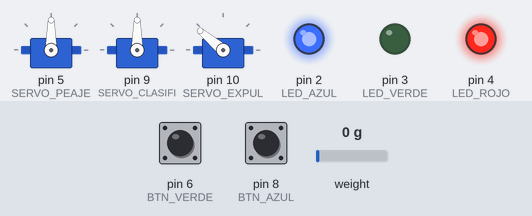
The program below on a simulated Arduino Uno, built with avr-gcc and run on an emulated ATmega328P. Shown: 3 × servo, output pins drawn as LEDs (lit = HIGH). Dashed ring = blinking. The inputs (shaded band) are chosen by the test bench; at power-on: pin 8 (BTN_AZUL) HIGH, pin 6 (BTN_VERDE) HIGH, weight on the scale 0 g. What the program prints to the serial monitor is not drawn.

Above: at 1.9 s.
2.0 s: pin 8 (BTN_AZUL) pulled LOW for 0.15 s
At 2.3 s:
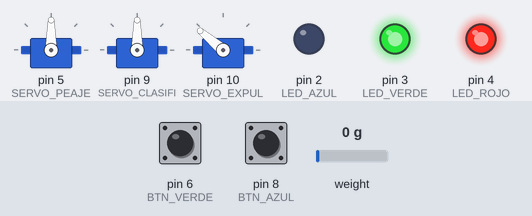
At 4.46 s:
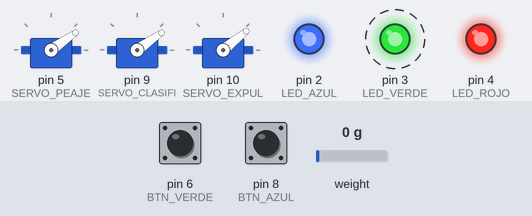
5.5 s: pin 6 (BTN_VERDE) pulled LOW for 1 s
At 5.78 s:
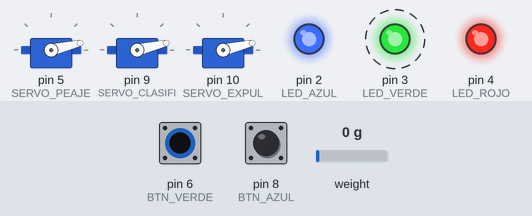
9.0 s: pin 6 (BTN_VERDE) pulled LOW for 3.2 s
13.8 s: pin 6 (BTN_VERDE) pulled LOW for 3.2 s
19.0 s: pin 6 (BTN_VERDE) pulled LOW for 1 s
Timing chart, 0 to 23.5 s (numbered marks = the images above; inputs shaded):
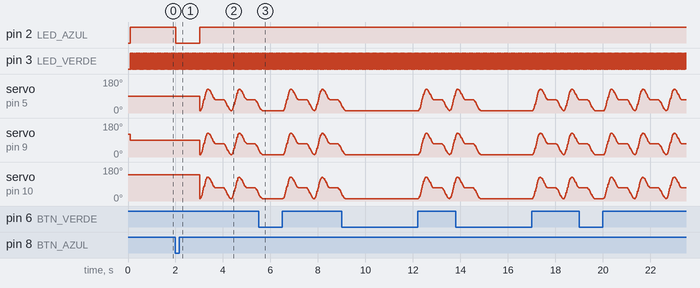

Measured:
- by itself, pin 3 (LED_VERDE): alternates HIGH for 0.02 s and LOW for 0.02 s

The program:

main.cpp
```cpp
/*                                 ______________
                        Reset   -|1             28|-   Analog_5
      RX: PC/WIFI       Pin_0   -|2      A      27|-   Analog_4
      TX: PC/WIFI       Pin_1   -|3      T      26|-   Analog_3
      LED_AZUL          Pin_2   -|4      M      25|-   Analog_2
      LED_VERDE         Pin_3   -|5      E      24|-   Analog_1
      LED_ROJO          Pin_4   -|6      G      23|-   Analog_0
                        VCC     -|7      A      22|-   GND
                        GND     -|8      3      21|-   AREF
                        CR_16MHz-|9      2      20|-   AVCC
                        CR_16MHz-|10     8      19|-   Pin_13      SCK
      SERVO_PEAJE       Pin_5   -|11     A      18|-   Pin_12      MISO
      BTN-VERDE         Pin_6   -|12            17|-   Pin_11      MOSI
      BTN_ROJO          Pin_7   -|13            16|-   Pin_10      SERVO_EXPULSION
      BTN_AZUL          Pin_8   -|14____________15|-   Pin_9       SERVO_CLASIFICADOR

   Motor mecanismo de admisión huevo a huevo ->    motor peaje
	Motor mecanismo de rotación vertical      ->    motor clasificador
	Motor mecanismo de expulsión de huevo     ->    micromotor

*/
// dar privilegios al conversor Serial
// sudo chmod ugo+x+r+w /dev/ttyUSB0
#include <Arduino.h>
// #include <Servo.h>

//Funciones externas
#include "leds_btns.cpp"
#include "celda.cpp"
#include "servos.cpp"

// Categoria de huevos:
const unsigned char a = 24 ;
const unsigned char aa = 35 ;
const unsigned char b = 40 ;
const unsigned char bb = 50 ;
// tolerancia: +-
const unsigned char tol = 5;

boolean servo_run() ;
unsigned char categoria(float value);
void timerTwoSetup();
boolean value = false;
unsigned int countTimerTwo = 0;
unsigned long t = 0;


void setup() {

   // leds:
   pinMode( LED_AZUL,   OUTPUT );
   pinMode( LED_VERDE,  OUTPUT );
   pinMode( LED_ROJO,   OUTPUT );

   // botones:
   pinMode( BTN_AZUL,   INPUT ) ;
   pinMode( BTN_VERDE,  INPUT ) ;
   pinMode( BTN_ROJO,   INPUT ) ;
   digitalWrite( BTN_AZUL, HIGH ) ;
   digitalWrite( BTN_VERDE, HIGH ) ;
   digitalWrite( BTN_ROJO, HIGH ) ;

   // Serial:
   Serial.begin(115200);
   Serial.println("FirmWare With Servo motor");

   // Servos:
   SERVO_PEAJE.attach   ( 5, 300, 3000 ) ; // ( pin, min_ms, max_ms)
   SERVO_CLASIFI.attach ( 9, 300, 3000 ) ;
   SERVO_EXPUL.attach   ( 10, 300, 3000) ;
   SERVO_PEAJE.write( POS_PEAJE_ON ) ;
   SERVO_CLASIFI.write( POS_CLASIFI_ON ) ;
   SERVO_EXPUL.write ( POS_EXPUL_ON ) ;

   // Celda de carga:
   pinMode( LOADCELL_SCK_PIN, OUTPUT );
   pinMode( LOADCELL_DOUT_PIN, INPUT );

   // Iniciar sensor
   bascula.begin( LOADCELL_DOUT_PIN, LOADCELL_SCK_PIN );

   //variables:
   delay( 100 ) ;
   digitalWrite( LED_AZUL, HIGH ) ;
   digitalWrite( LED_VERDE, HIGH ) ;
   digitalWrite( LED_ROJO, HIGH ) ;


   // Configuración de TIMER2
   timerTwoSetup();

   //calibracion de la celda
   //motor clasificador a 90°:
   SERVO_CLASIFI.write(90) ;
   calibrarCelda() ;
}

void loop() {
   // put your main code here, to run repeatedly:

   // test_leds_btns() ;
   // test_celda();
   // test_servo();


   // Rutina principal
   float value_celda = 0 ;

   // Espera hasta que se oprima el boton verde
   Serial.println("En espera del boton verde");
   while( readBtn( BTN_VERDE, LOW ) ){
      Serial.println("En espera...");
   }

   //Inicio de la rutina de trabajo:
   unsigned char cat = 0 ;

   // carga huevo a la celda:
   Serial.println("Carga del ciclo 1") ;
   CICLOS_PEAJE = 1 ; //Se da comienzo al movimiento.
   CICLOS_EXPUL = 1 ;
   CICLOS_CLASIFI = 1 ;
   while( servo_run() ){
      delay(8);
   }

   // carga huevo a la celda:
   Serial.println("Carga del ciclo 2") ;
   CICLOS_PEAJE = 2 ; //Se da comienzo al movimiento.
   CICLOS_EXPUL = 2 ;
   CICLOS_CLASIFI = 2 ;
   while( servo_run() ){
      delay(8);
   }

   // carga huevo a la celda:
   Serial.println("Carga del ciclo 3") ;
   CICLOS_PEAJE = 3 ; //Se da comienzo al movimiento.
   CICLOS_EXPUL = 3 ;
   CICLOS_CLASIFI = 3 ;
   int m = millis() ;
   value_celda = bascula.get_units(3) ; // Tres lecturas
   Serial.print( millis()-m );
   while( servo_run() ){
      delay(8);
   }

   // // espera a terminar el movimiento
   // Serial.println("ciclo 1") ;

   // delay(500); // Espera para estabilizacion del huevo.
   // Serial.println("Inicio medida") ;
   // value_celda = bascula.get_units(3) ; // Tres lecturas
   // cat = categoria( value_celda ) ; // definicion de categoria

   // // carga huevo al clasificador
   // Serial.println("Carga del ciclo 3");
   // CICLOS_PEAJE = 2 ; //Se da comienzo al movimiento.
   // while( CICLOS_PEAJE > 0 ){
   //    Serial.print("");
   // }
   // Serial.println("ciclo 2");

   // Serial.println("Carga del ciclo 3");
   // CICLOS_PEAJE = 3 ; //Se da comienzo al movimiento.
   // while( CICLOS_PEAJE > 0 ){
   //    Serial.print("");
   // }
   // Serial.println("ciclo 3");

}

ISR(TIMER2_COMPA_vect){
   // countTimerTwo = countTimerTwo + 1 ;
   // if( countTimerTwo == 30 ){
      //digitalWrite(ledPin, digitalRead(ledPin) ^ 1);   //invierte estado del LED con XOR
      // countTimerTwo = 0 ;
      Serial.println(millis()-t);
      t = millis();
      value = !value;
      digitalWrite( LED_VERDE, value ) ;
   // }
}

void timerTwoSetup(){
  // Configuración de TIMER2
  TCCR2A = 0;                // El registro de control A queda todo en 0
  TCCR2B = 0;                //limpia registrador
  TCNT2  = 0;                //Inicializa el temporizador
  OCR2A = 0xF9;            // carga el registrador de comparación: 16MHz/1024/62.5Hz -1 = 249 = 0xF9
  TCCR2B |= (1 << WGM12)|(1<<CS22)|(1 << CS21)|(1 << CS20);   // modo CTC: WGM12, prescaler de 1024: CS22 = 1, CS21 = 1 y CS20 = 1
  TIMSK2 |= (1 << OCIE2A);  // habilita interrupción por igualdad de comparación
}

unsigned char categoria(float value){

   unsigned char return_value = 0 ;

   if( value >= a + tol || value >= a - tol ){
      return return_value = 1 ;
   }

   if( value >= aa + tol || value >= aa - tol ){
      return return_value = 2 ;
   }

   if( value >= b + tol || value >= b - tol ){
      return return_value = 3 ;
   }

   if( value >= bb + tol || value >= b - tol ){
      return return_value = 4 ;
   }

   return 0 ;
}

boolean servo_run(){
   // administracion de ciclos del motor clasificador
   boolean flag_mov = false ;
   Serial.println(" ") ;

   if( CICLOS_CLASIFI != 0 ){
      flag_mov = true ;
      Serial.print("clasificador ");
      switch ( CICLOS_CLASIFI ){
         case 1:
            if( INDEX_CLASIFI <  SIZE_CICLO_CLASIFI_1-1 ){
               SERVO_CLASIFI.writeMicroseconds( CICLO_CLASIFI_1[INDEX_CLASIFI] ) ;
               INDEX_CLASIFI = INDEX_CLASIFI + 1 ;
            }else{
               CICLOS_CLASIFI = 0 ;
               INDEX_CLASIFI = 0;
            }
            break;
         case 2:
            if( INDEX_CLASIFI <  SIZE_CICLO_CLASIFI_2 - 1 ){
               SERVO_CLASIFI.writeMicroseconds( CICLO_CLASIFI_2[INDEX_CLASIFI] ) ;
               INDEX_CLASIFI = INDEX_CLASIFI + 1 ;
            }else{
               CICLOS_CLASIFI = 0 ;
               INDEX_CLASIFI = 0;
            }
            break;
         case 3:
            if( INDEX_CLASIFI <  SIZE_CICLO_CLASIFI_3 - 1 ){
               SERVO_CLASIFI.writeMicroseconds( CICLO_CLASIFI_3[INDEX_CLASIFI] ) ;
               INDEX_CLASIFI = INDEX_CLASIFI + 1 ;
            }else{
               CICLOS_CLASIFI = 0 ;
               INDEX_CLASIFI = 0;
            }
            break;
         default:
            break;
         }
   }

   // administracion de ciclos del motor de expulsion
   if( CICLOS_EXPUL !=0 ){
      flag_mov = true ;
      Serial.print("expulsor ");
      switch ( CICLOS_EXPUL ){
         case 1:
            if( INDEX_EXPUL <  SIZE_CICLO_EXPUL_1 - 1 ){
               INDEX_EXPUL = INDEX_EXPUL + 1 ;
               SERVO_EXPUL.writeMicroseconds( CICLO_EXPUL_1[INDEX_EXPUL] ) ;
            }else{
               CICLOS_EXPUL = 0 ;
               INDEX_EXPUL = 0;
            }
            break;
         case 2:
            if( INDEX_EXPUL <  SIZE_CICLO_EXPUL_2 - 1 ){
               INDEX_EXPUL = INDEX_EXPUL + 1 ;
               SERVO_EXPUL.writeMicroseconds( CICLO_EXPUL_2[INDEX_EXPUL] ) ;
            }else{
               CICLOS_EXPUL = 0 ;
               INDEX_EXPUL = 0;
            }
            break;
         case 3:
            if( INDEX_EXPUL <  SIZE_CICLO_EXPUL_3 - 1 ){
               INDEX_EXPUL = INDEX_EXPUL + 1 ;
               SERVO_EXPUL.writeMicroseconds( CICLO_EXPUL_3[INDEX_EXPUL] ) ;
            }else{
               CICLOS_EXPUL = 0 ;
               INDEX_EXPUL = 0;
            }
            break;
         default:
            break;
         }
   }

  // administracion de ciclos del motor de peaje
   if( CICLOS_PEAJE !=0 ){
      flag_mov = true ;
      Serial.print("peaje ");
      switch ( CICLOS_PEAJE ){
         case 1:
            if( INDEX_PEAJE < SIZE_CICLO_PEAJE_1 - 1 ){
               SERVO_PEAJE.writeMicroseconds( CICLO_PEAJE_1[INDEX_PEAJE] ) ;
               INDEX_PEAJE = INDEX_PEAJE + 1 ;
            }else{
               CICLOS_PEAJE = 0 ;
               INDEX_PEAJE = 0;
            }
            break;
         case 2:
            if( INDEX_PEAJE <  SIZE_CICLO_PEAJE_2 - 1 ){
               SERVO_PEAJE.writeMicroseconds( CICLO_PEAJE_2[INDEX_PEAJE] ) ;
               INDEX_PEAJE = INDEX_PEAJE + 1 ;
            }else{
               CICLOS_PEAJE = 0 ;
               INDEX_PEAJE = 0;
            }
            break;
         case 3:
            if( INDEX_PEAJE <  SIZE_CICLO_PEAJE_3 - 1 ){
               SERVO_PEAJE.writeMicroseconds( CICLO_PEAJE_3[INDEX_PEAJE] ) ;
               INDEX_PEAJE = INDEX_PEAJE + 1 ;
            }else{
               CICLOS_PEAJE = 0 ;
               INDEX_PEAJE = 0;
            }
            break;
         default:
            break;
      }
   }

   return flag_mov ;
}
```

celda.cpp
```cpp
// Rutina para calibrar la celda según una masa conocida
#include <Arduino.h>
#include <HX711.h>


   // HX711 circuit wiring
   const int LOADCELL_SCK_PIN    = 13 ;
   const int LOADCELL_DOUT_PIN   = 12 ;
   HX711 bascula;
   const int masa_patron = 22 ;

   void calibrarCelda(){
      // How to calibrate your load cell:
      // 1. Call `set_scale()` with no parameter.
      // 2. Call `tare()` with no parameter.
      // 3. Place a known weight on the scale and call `get_units(10)`.
      // 4. Divide the result in step 3 to your known weight. You should
      //    get about the parameter you need to pass to `set_scale()`.
      // 5. Adjust the parameter in step 4 until you get an accurate reading.


      Serial.println( "Calibracion: set_scale()..." ) ;
      bascula.set_scale();
      Serial.println( "Calibracion: tare()..." );
      bascula.tare();

      unsigned int delay_200m = millis() ;
      boolean stateLed = HIGH ;
      digitalWrite( LED_AZUL, stateLed ) ;
      while( !readBtn( BTN_AZUL, HIGH ) ) {
         if( millis() > (delay_200m + 200) ){
            stateLed = !stateLed;
            digitalWrite( LED_AZUL, stateLed ) ;
            delay_200m = millis() ;
         }
      }
      digitalWrite( LED_AZUL, LOW ) ;


      float value = bascula.get_units(10) ;
      Serial.println( "*****" );
      Serial.print("value:");
      Serial.println( value );

      value = value/masa_patron ;
      Serial.print("value/22:" );
      Serial.println( value );
      bascula.set_scale( value ) ;

      // while( true ){
      //    value = bascula.get_units(10); // Promedio de 10 lecturas
      //    Serial.print("Lectura:");
      //    Serial.println( value );
      //    if( value >= (masa_patron - 2 ) && value <= (masa_patron + 2 )){
      //       break ;
      //    }
      // }

      Serial.println( "Configuracion terminada." );
      digitalWrite( LED_ROJO, HIGH ) ;
      digitalWrite( LED_VERDE, HIGH ) ;
      digitalWrite( LED_AZUL, HIGH ) ;
   }

   void test_celda(){
      float value = bascula.get_units(3); // Tres lecturas
      Serial.print( "Peso:" ) ;
      Serial.println( value ) ;
   }
```

leds_btns.cpp
```cpp
#include <Arduino.h>


   // LED y botones
   #define LED_AZUL   2
   #define LED_VERDE  3
   #define LED_ROJO   4
   #define BTN_AZUL  8
   #define BTN_VERDE 6
   #define BTN_ROJO  7


   // Rutina para leer los botones, según el botón con el estado
   // en coincidencia con stateActive se prende el LED correspodiente.
   // La funcion retorna el valor del boton que fue oprimido una vez
   // este es liberado por el usuario.
   boolean readBtn( int btn, int stateActive){

      boolean valueReturn = false ;
      int valueBTN = digitalRead( btn );

      if ( valueBTN == stateActive ) {

         switch ( btn ) {
            case BTN_AZUL:
               digitalWrite( LED_AZUL, HIGH );
               valueReturn = true ;
               Serial.println("Boton azul oprimido");
               Serial.println(" ");
               break ;
            case BTN_VERDE:
               digitalWrite( LED_VERDE, HIGH );
               valueReturn = true ;
               Serial.println("Boton verde oprimido");
               Serial.println(" ");
               break ;
            case BTN_ROJO:
               digitalWrite( LED_ROJO, HIGH );
               valueReturn = true ;
               Serial.println("Boton rojo oprimido");
               Serial.println(" ");
               break ;
            default:
               valueReturn = 0 ;
               break ;
         }


         while( valueBTN == stateActive ){
            valueBTN = digitalRead( btn ) ;
            delay( 10 ) ;
         }
      }

      return valueReturn ;
   }

void test_leds_btns(){
   // test led y botones
   if( readBtn( BTN_AZUL, HIGH )  ){
      digitalWrite( LED_AZUL, LOW );
      Serial.println("Led azul");
   }

   if( readBtn( BTN_VERDE, HIGH )  ){
      digitalWrite( LED_VERDE, LOW );
      Serial.println("Led verde");
   }

   if( readBtn( BTN_ROJO, HIGH )  ){
      digitalWrite( LED_ROJO, LOW );
      Serial.println("Led rojo");
   }

}
```

servos.cpp
```cpp
#include <Arduino.h>
#include <Servo.h>

// Servos:
Servo SERVO_PEAJE ;
Servo SERVO_CLASIFI ;
Servo SERVO_EXPUL ;

// Ciclos para el motor de PEAJE:
const int CICLO_PEAJE_1 [] = {500, 502, 511, 525, 545, 570, 601, 637, 677, 722, 771, 825, 881, 941, 1004, 1068, 1135, 1203, 1272, 1342, 1342, 1412, 1481, 1549, 1616, 1680, 1743, 1803, 1859, 1913, 1962, 2007, 2047, 2083, 2114, 2139, 2159, 2173, 2182, 2185} ;
const int CICLO_PEAJE_2 [] = {2185, 2183, 2179, 2172, 2162, 2149, 2134, 2116, 2096, 2073, 2049, 2022, 1994, 1964, 1932, 1900, 1867, 1833, 1798, 1763, 1763, 1728, 1694, 1660, 1626, 1594, 1563, 1533, 1505, 1478, 1453, 1431, 1411, 1393, 1377, 1365, 1355, 1348, 1343, 1342} ;
const int CICLO_PEAJE_3 [] = {1342, 1341, 1336, 1329, 1319, 1307, 1291, 1273, 1253, 1231, 1206, 1179, 1151, 1121, 1090, 1058, 1024, 990, 956, 921, 921, 886, 851, 817, 784, 752, 720, 690, 662, 635, 611, 588, 568, 550, 535, 522, 512, 505, 501, 499} ;

// Ciclos para el motor de CLASIFICADOR:
const int CICLO_CLASIFI_1 [] = {500, 502, 511, 525, 545, 570, 601, 637, 677, 722, 771, 825, 881, 941, 1004, 1068, 1135, 1203, 1272, 1342, 1342, 1412, 1481, 1549, 1616, 1680, 1743, 1803, 1859, 1913, 1962, 2007, 2047, 2083, 2114, 2139, 2159, 2173, 2182, 2185};
const int CICLO_CLASIFI_2 [] = {2185, 2183, 2179, 2172, 2162, 2149, 2134, 2116, 2096, 2073, 2049, 2022, 1994, 1964, 1932, 1900, 1867, 1833, 1798, 1763, 1763, 1728, 1694, 1660, 1626, 1594, 1563, 1533, 1505, 1478, 1453, 1431, 1411, 1393, 1377, 1365, 1355, 1348, 1343, 1342} ;
const int CICLO_CLASIFI_3 [] = {1342, 1341, 1336, 1329, 1319, 1307, 1291, 1273, 1253, 1231, 1206, 1179, 1151, 1121, 1090, 1058, 1024, 990, 956, 921, 921, 886, 851, 817, 784, 752, 720, 690, 662, 635, 611, 588, 568, 550, 535, 522, 512, 505, 501, 499} ;

// Ciclos para el motor de MICROMOTOR:
const int CICLO_EXPUL_1 [] = {500, 502, 511, 525, 545, 570, 601, 637, 677, 722, 771, 825, 881, 941, 1004, 1068, 1135, 1203, 1272, 1342, 1342, 1412, 1481, 1549, 1616, 1680, 1743, 1803, 1859, 1913, 1962, 2007, 2047, 2083, 2114, 2139, 2159, 2173, 2182, 2185} ;
const int CICLO_EXPUL_2 [] = {2185, 2183, 2179, 2172, 2162, 2149, 2134, 2116, 2096, 2073, 2049, 2022, 1994, 1964, 1932, 1900, 1867, 1833, 1798, 1763, 1763, 1728, 1694, 1660, 1626, 1594, 1563, 1533, 1505, 1478, 1453, 1431, 1411, 1393, 1377, 1365, 1355, 1348, 1343, 1342} ;
const int CICLO_EXPUL_3 [] = {1342, 1341, 1336, 1329, 1319, 1307, 1291, 1273, 1253, 1231, 1206, 1179, 1151, 1121, 1090, 1058, 1024, 990, 956, 921, 921, 886, 851, 817, 784, 752, 720, 690, 662, 635, 611, 588, 568, 550, 535, 522, 512, 505, 501, 499} ;


// Dimensiones:
const int SIZE_CICLO_PEAJE_1 = sizeof( CICLO_PEAJE_1 )/2 ;
const int SIZE_CICLO_PEAJE_2 = sizeof( CICLO_PEAJE_2 )/2 ;
const int SIZE_CICLO_PEAJE_3 = sizeof( CICLO_PEAJE_3 )/2 ;

const int SIZE_CICLO_CLASIFI_1 = sizeof( CICLO_CLASIFI_1 )/2 ;
const int SIZE_CICLO_CLASIFI_2 = sizeof( CICLO_CLASIFI_2 )/2 ;
const int SIZE_CICLO_CLASIFI_3 = sizeof( CICLO_CLASIFI_3 )/2 ;

const int SIZE_CICLO_EXPUL_1 = sizeof( CICLO_EXPUL_1 )/2 ;
const int SIZE_CICLO_EXPUL_2 = sizeof( CICLO_EXPUL_2 )/2 ;
const int SIZE_CICLO_EXPUL_3 = sizeof( CICLO_EXPUL_3 )/2 ;


// Posiciones de los motores:
// Al prender:
const int POS_PEAJE_ON = 90 ;
const int POS_CLASIFI_ON =  120 ;
const int POS_EXPUL_ON = 140 ;
// Tras el oprimir el boton verde
const int POS_PEAJE_LED_VERDE = 90 ;
const int POS_CLASIFI_LED_VERDE = 120 ;
const int POS_EXPUL_LED_VERDE = 140 ;

// Ciclos: {1,2,3,4...}:
unsigned char CICLOS_EXPUL = 0 ;
unsigned char CICLOS_CLASIFI = 0 ;
unsigned char CICLOS_PEAJE = 0 ;
// indexadores: {1,2,3...,255 }
unsigned char INDEX_EXPUL = 0 ;
unsigned char INDEX_CLASIFI = 0 ;
unsigned char INDEX_PEAJE = 0 ;

// test servo motores
// posicion de los servos en el test
int pos = 1200;
void test_servo(){

   if( Serial.available() > 0 ){
      // read the incoming byte:
      char received = Serial.read();
      Serial.print( received );
      if( received == 'u' && pos+5 <= 3000){
         pos = pos + 5 ;
         SERVO_PEAJE.writeMicroseconds(pos);
         SERVO_CLASIFI.writeMicroseconds(pos);
         SERVO_EXPUL.writeMicroseconds(pos);
         Serial.println(pos, DEC);
      }

      if( received == 'd' && pos-5 >= 100){
         pos = pos - 5 ;
         SERVO_PEAJE.writeMicroseconds(pos);
         SERVO_CLASIFI.writeMicroseconds(pos);
         SERVO_EXPUL.writeMicroseconds(pos);
         Serial.println(pos, DEC );
      }
      received = ' ';
      Serial.flush();
   }
}
```
